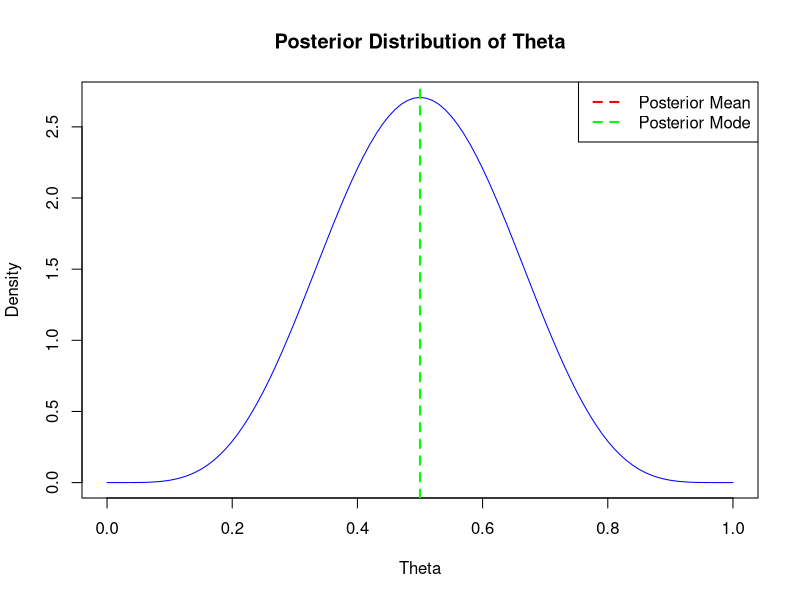

Recreate this plot in R.
# Posterior parameters
alpha_post <- 6
beta_post <- 6

posterior_mode <- (alpha_post - 1) / (alpha_post + beta_post - 2)

# Plot posterior distribution
curve(dbeta(x, shape1 = alpha_post, shape2 = beta_post), 
      from = 0, to = 1, 
      main = "Posterior Distribution of Theta", 
      xlab = "Theta", ylab = "Density", col = "blue")

abline(v = posterior_mode, col = "green", lwd = 2, lty = 2)

# Add legend
legend("topright", legend = c("Posterior Mean", "Posterior Mode"), 
       col = c("red", "green"), lty = 2, lwd = 2)



